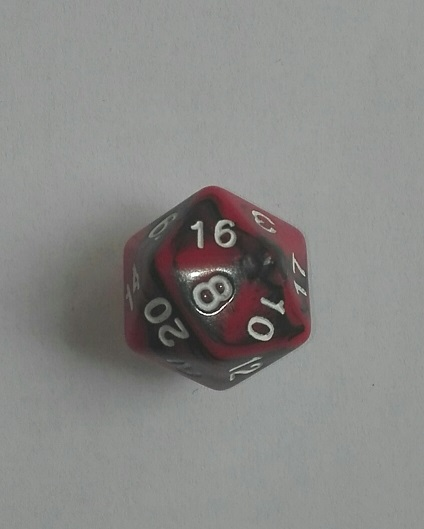
#> input picture 25.jpg, 424 x 529 px
$ python hough1.py
#> lines starting #> are read from the running program, lines starting #| are printed output that depends on the picture; after the words box and inside, x2 and y2 are one past the last pixel; in counts of white or black regions, pixels touching at a corner belong together
import cv2
import numpy as np

font = cv2.FONT_HERSHEY_COMPLEX

img = cv2.imread("25.jpg")
#> img is the input picture: shape (529, 424, 3); mean B, G, R 134.4, 136.5, 137.1
img2 = cv2.imread("25.jpg")

szarosc = cv2.cvtColor(img, cv2.COLOR_BGR2GRAY)
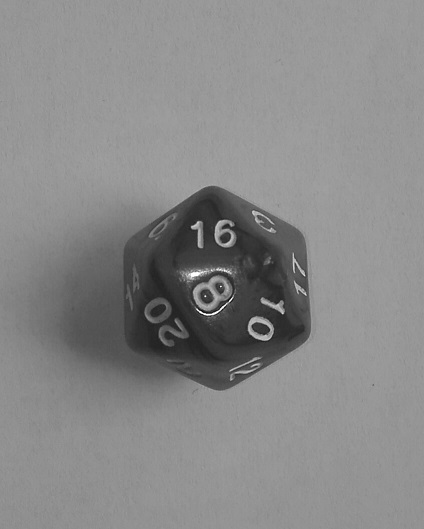
#> szarosc: shape (529, 424); min 4, max 255, mean 136.4
can = cv2.Canny(szarosc, 50, 200)
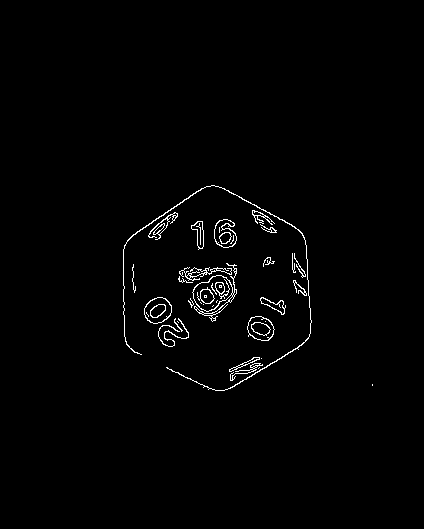
#> can: shape (529, 424); 1.3% white in thin lines or dots, all inside (x1, y1, x2, y2) = (123, 185, 373, 391)

linie = cv2.HoughLinesP(can, 5, np.pi/180,20,3,0)
#> linie = 1299 rows, first 6: [192, 272, 195, 272], [219, 230, 219, 228], [232, 240, 233, 240], [230, 243, 231, 243], [259, 222, 259, 222], [251, 318, 251, 318]
wszkolka = np.uint16(np.around(linie))
#> wszkolka has the same summary as linie
print(wszkolka)
#> (printed output is left out)
print(wszkolka.shape)
#| (1299, 1, 4)
print('kropek ' + str(wszkolka.shape[1]))
#| kropek 1

#print(len(linie))
konturVec = []
x5=0
y5=0
for line in linie:
    x1, y1, x2, y2 = line[0]
    x = x2 - x1
    y = y2 - y1
    if (x-x5)>4 or (x-x5)<-4 or (y-y5)>4 or(y-y5)<-4 :
        konturVec.append(1)
    cv2.line(img, (x1, y1), (x2, y2), (0, 0, 255), 3)
    x5=x
    y5=y
#> this loop made 1299 passes
#> (x1, y1, x2, y2, x, y, x5, y5) on passes 1 to 3: (192, 272, 195, 272, 3, 0, 3, 0), (219, 230, 219, 228, 0, -2, 0, -2), (232, 240, 233, 240, 1, 0, 1, 0)
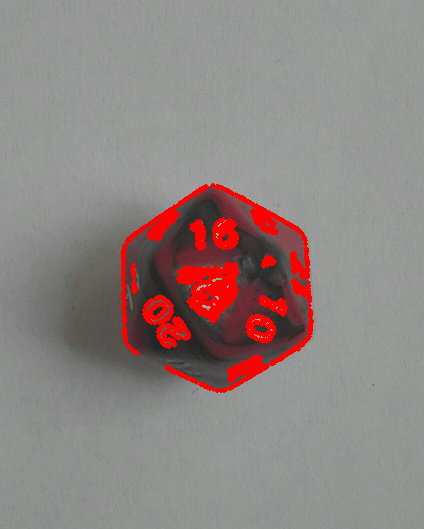
#> img: shape (529, 424, 3); 4.47% of pixels changed, all inside (x1, y1, x2, y2) = (121, 183, 314, 393)

#test githuba
cv2.imshow("Krawedzie", can)
cv2.imshow("WykrKrawedzie", img)
cv2.imshow("Oryginal", img2)
cv2.imwrite("CanKrawedzie.jpg",can)
cv2.imwrite('WykrKrawedzie.jpg', img)

cv2.waitKey(0)
cv2.destroyAllWindows()

$ run again, with 1.jpg copied over 25.jpg
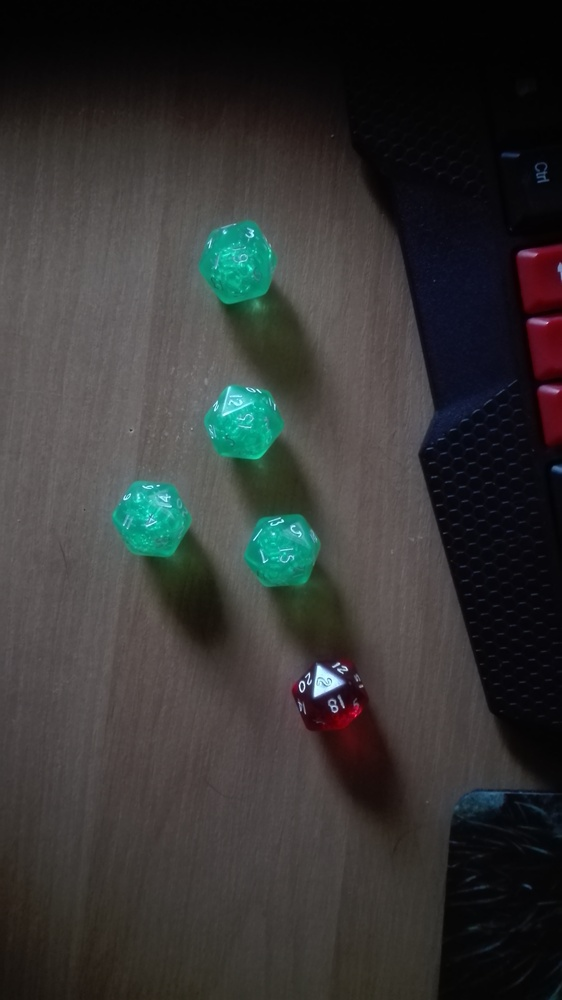
#> input picture 1.jpg, 562 x 1000 px, shrunk from 2336 x 4160 before the run
#> img is the input picture: shape (1000, 562, 3); mean B, G, R 52.3, 53.4, 53.3
#> `can = cv2.Canny(szarosc, 50, 200)`:
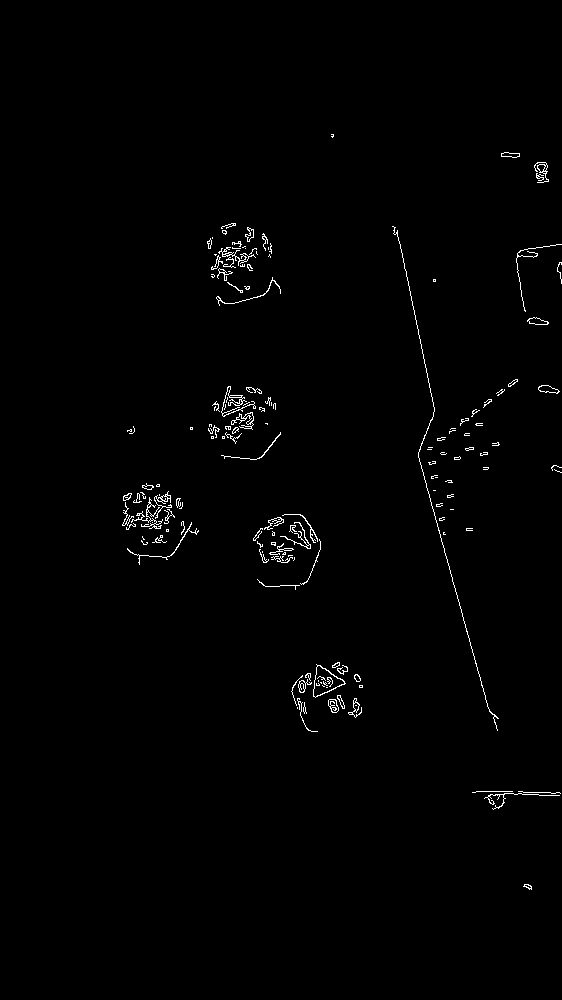
#> can: shape (1000, 562); 0.91% white in thin lines or dots, all inside (x1, y1, x2, y2) = (122, 134, 562, 890)
#> linie = 2129 rows, first 6: [238, 257, 239, 261], [306, 674, 306, 675], [299, 688, 300, 692], [265, 527, 265, 528], [287, 561, 287, 562], [451, 574, 452, 579]
#> wszkolka has the same summary as linie
#> (printed output is left out)
#| (2129, 1, 4)
#| kropek 1
#> the loop `for line in linie:` made 2129 passes
#> (x1, y1, x2, y2, x, y, x5, y5) on passes 1 to 3: (238, 257, 239, 261, 1, 4, 1, 4), (306, 674, 306, 675, 0, 1, 0, 1), (299, 688, 300, 692, 1, 4, 1, 4)
#> after the loop `for line in linie:`:
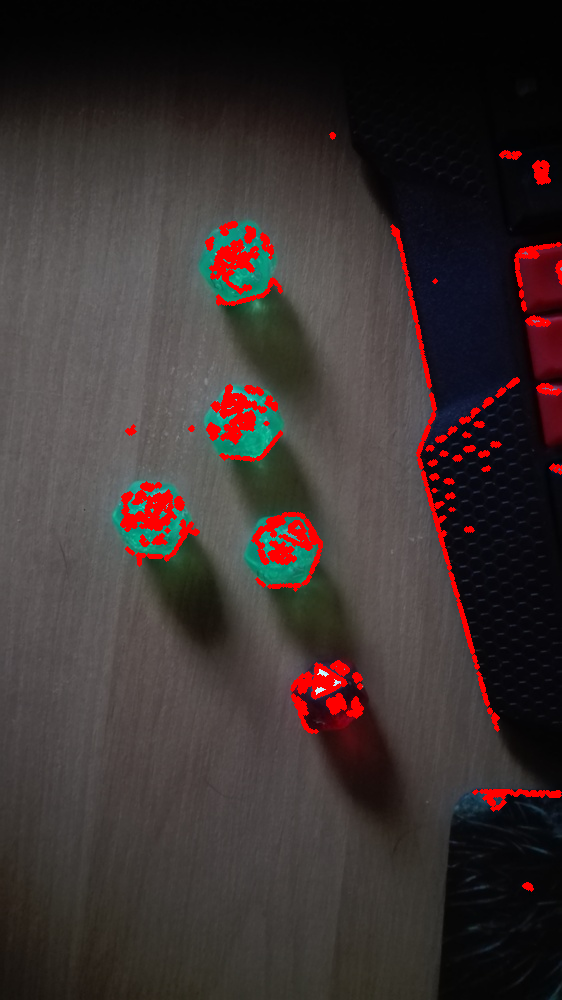
#> img: shape (1000, 562, 3); 3.18% of pixels changed, all inside (x1, y1, x2, y2) = (120, 132, 562, 892)

$ run again, with 10.jpg copied over 25.jpg
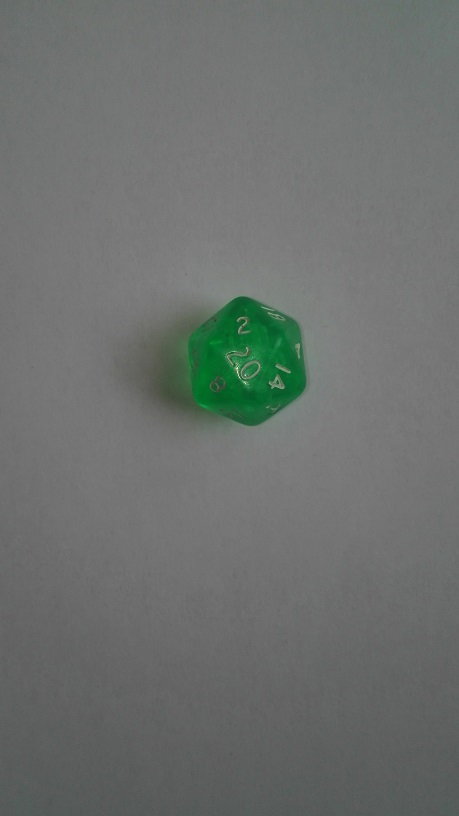
#> input picture 10.jpg, 459 x 816 px
#> img is the input picture: shape (816, 459, 3); mean B, G, R 109.7, 112.1, 108.1
#> `can = cv2.Canny(szarosc, 50, 200)`:
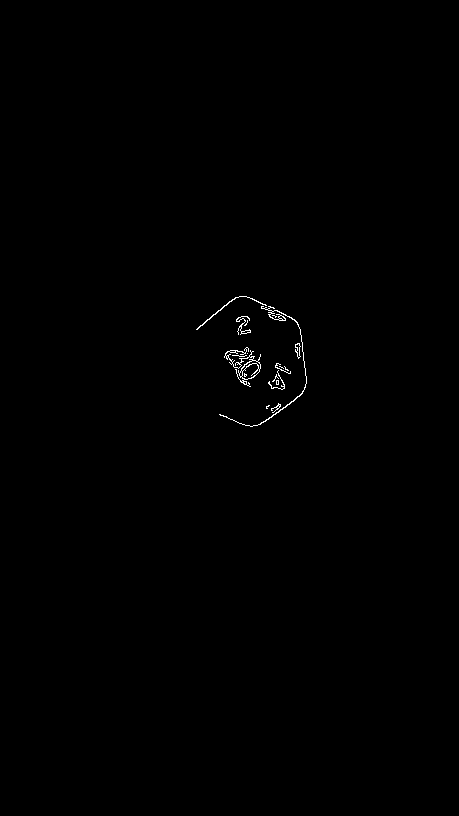
#> can: shape (816, 459); 0.28% white in thin lines or dots, all inside (x1, y1, x2, y2) = (196, 296, 307, 427)
#> linie = 427 rows, first 6: [268, 383, 271, 385], [238, 332, 238, 334], [231, 350, 231, 350], [257, 373, 257, 373], [256, 361, 256, 361], [260, 354, 260, 354]
#> wszkolka has the same summary as linie
#> (printed output is left out)
#| (427, 1, 4)
#| kropek 1
#> the loop `for line in linie:` made 427 passes
#> (x1, y1, x2, y2, x, y, x5, y5) on passes 1 to 3: (268, 383, 271, 385, 3, 2, 3, 2), (238, 332, 238, 334, 0, 2, 0, 2), (231, 350, 231, 350, 0, 0, 0, 0)
#> after the loop `for line in linie:`:
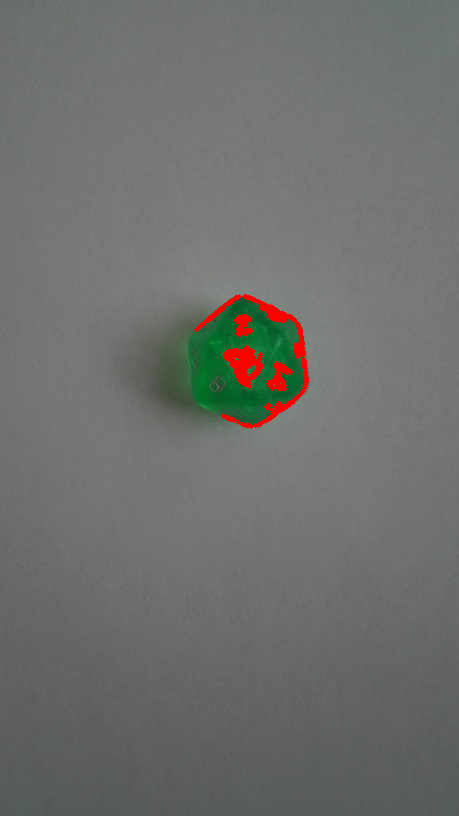
#> img: shape (816, 459, 3); 0.89% of pixels changed, all inside (x1, y1, x2, y2) = (194, 294, 309, 429)
#> after the loop `for line in linie:`: konturVec = [1, 1, 1, 1, 1, 1, 1, 1, 1, 1, 1, 1, 1, 1]

$ run again, with 11.jpg copied over 25.jpg
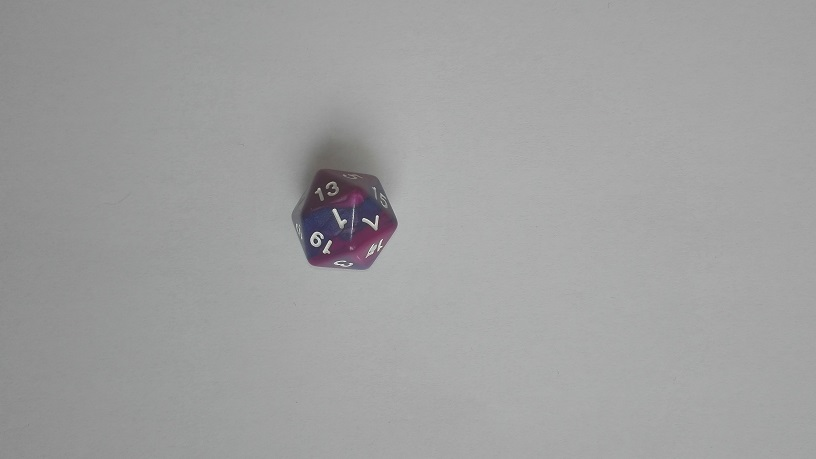
#> input picture 11.jpg, 816 x 459 px
#> img is the input picture: shape (459, 816, 3); mean B, G, R 159.8, 159.7, 159.6
#> `can = cv2.Canny(szarosc, 50, 200)`:
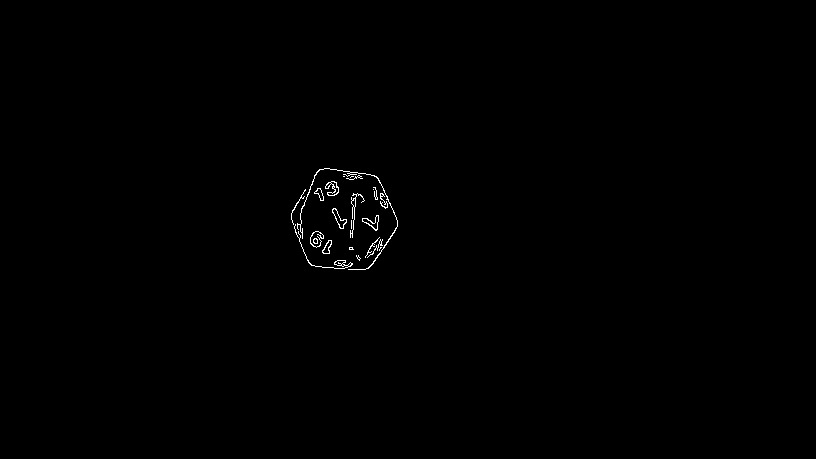
#> can: shape (459, 816); 0.32% white in thin lines or dots, all inside (x1, y1, x2, y2) = (291, 168, 398, 270)
#> linie = 455 rows, first 6: [322, 251, 325, 253], [300, 230, 300, 230], [381, 251, 381, 251], [345, 260, 345, 260], [377, 240, 377, 240], [291, 217, 291, 217]
#> wszkolka has the same summary as linie
#> (printed output is left out)
#| (455, 1, 4)
#| kropek 1
#> the loop `for line in linie:` made 455 passes
#> (x1, y1, x2, y2, x, y, x5, y5) on passes 1 to 3: (322, 251, 325, 253, 3, 2, 3, 2), (300, 230, 300, 230, 0, 0, 0, 0), (381, 251, 381, 251, 0, 0, 0, 0)
#> after the loop `for line in linie:`:
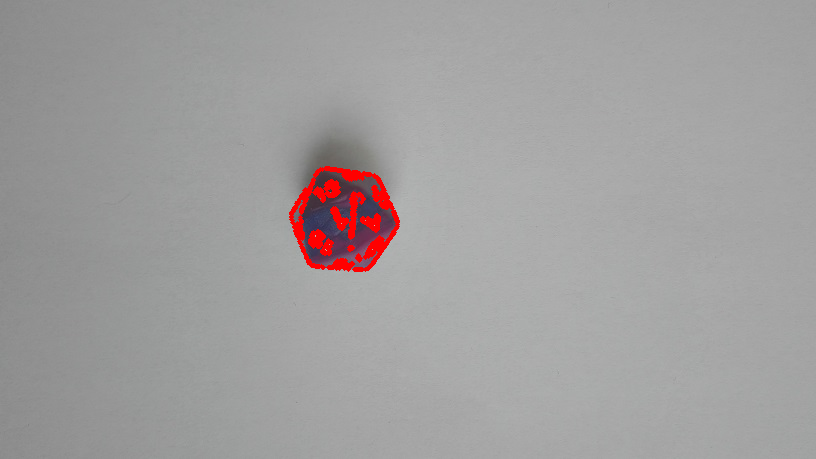
#> img: shape (459, 816, 3); 1.1% of pixels changed, all inside (x1, y1, x2, y2) = (289, 166, 400, 272)
#> after the loop `for line in linie:`: konturVec = 30 values from 1 to 1
